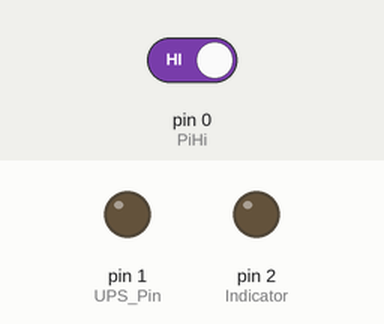
A sketch run on a simulated Arduino Nano, built with avr-gcc and run on an emulated ATmega328P. Shown: output pins drawn as LEDs (lit = HIGH). Inputs (shaded band) come from the test bench; at power-on: pin 0 (PiHi) HIGH.

Above: at 2.8 s.
2.9 s: pin 0 (PiHi) driven LOW
At 4.1 s:
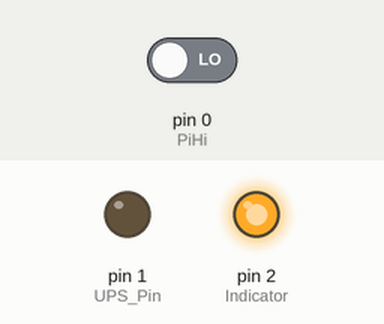
4.5 s: pin 0 (PiHi) driven HIGH
At 5.6 s:
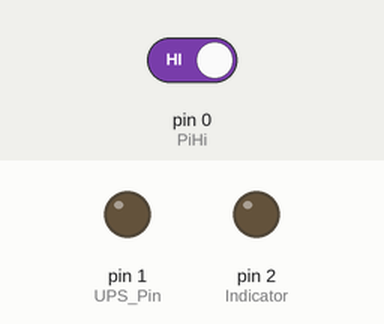
Timing chart, 0 to 7.5 s (numbered marks = the images above; inputs shaded):
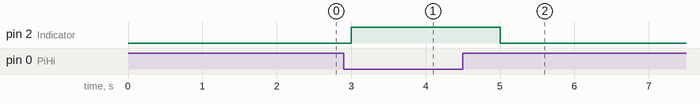

The sketch:

RasPi_UPS_RESET.ino
```cpp
/*
   Raspberry Pi rebooter. If the RasPi has power but is not running
   (determined by inspecting one of its GPIO pins that should be HIGH)
   then after 30 seconds (in case the Pi is in the process of booting)
   we pull the UPS switch LOW for 5 seconds then release it. That should
   allow power to flow to the Pi.

   Just to be safe, the switch on the UPS is brought low using a tranny
   (I'm using a 2N3904 or similar) to prevent 5v being presented to the UPS switch.
   When the pin goes HIGH (thereby grounding the UPS switch) it will conduct
   and ground the UPS pin.

   On the Pi, edit the RC.local file and enter the following lines. Note
   you must edit the file in SUDO mode like this:

   OUPS_Pin a Terminal Window on your RasPi and enter:
   cd /etc
   sudo nano RC.local

   Once in the editor add the following lines just before the exit 0
   # We want to use GPIO pin 26 please
   echo 26 > /sys/class/gpio/export

   # The pin mode of this pin is an OUTPUT pin
   echo out > /sys/class/gpio/gpio26/direction

   # Send the pin value to HIGH (=1)
   echo 1 > /sys/class/gpio/gpio26/value

*/
#define PiHi 0
#define UPS_Pin 1

// Demo LED to show we're going to reboot the Pi
#define Indicator 2

// ------------------------------------------------------------------
// Simple setup routine to read the PI's GPIO pin, set the output etc
// ------------------------------------------------------------------
void setup() {
  pinMode(PiHi, INPUT);

  // Set the 'reset' pin LOW before the mode to avoid glitches
  // Remember this pin is connected via a NPN transistor to
  // the UPS switch
  digitalWrite(UPS_Pin, LOW);
  pinMode(UPS_Pin, OUTPUT);

  // Just for debugging and demo purposes show the LED status
  pinMode(Indicator, OUTPUT);
  digitalWrite(Indicator, LOW);
}

// ------------------------------------------------------------------
// This loop check to make sure Pi is UP
// ------------------------------------------------------------------
void loop() {
  static unsigned int loopDelay = 0;

  // Read the RasPi's output pin - should be HIGH if running
  if (digitalRead(PiHi) == 0) {

    // Only do something if the Pi has not had this pin HIGH for X seconds
    // to allow it time to boot up or we could be constantly resetting it!
    if (loopDelay > 29) {
      digitalWrite(UPS_Pin, HIGH);
      digitalWrite(Indicator, LOW);
      delay(5000);
      digitalWrite(UPS_Pin, LOW);
      loopDelay = 0;
    }
    else {
      // Start the countdown to a reset
      digitalWrite(Indicator, HIGH);
      loopDelay++;
    }
  }
  else {
    // Reset any part-delay we've counted
    loopDelay = 0;
    digitalWrite(Indicator, LOW);
  }

  // Loops every second, fine for demo
  delay(1000);
}
```

Measured:
- after the input at 2.9 s, pin 2 (Indicator): LOW → HIGH after 0.10 s
- after the input at 4.5 s, pin 2 (Indicator): HIGH → LOW after 0.50 s
